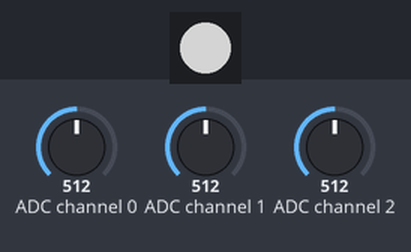
This program was run on a simulated Raspberry Pi (BCM pin numbers). Shown: 1 RGB LEDs in strip order, left to right. Inputs (shaded band) come from the test bench; at power-on: ADC channel 0 = 512, ADC channel 1 = 512, ADC channel 2 = 512 (analog values on the 0–1023 scale). Dim RGB values are drawn brighter than linear.

Above: at 1.2 s.
1.3 s: ADC channel 0 set to 268
At 2.1 s:
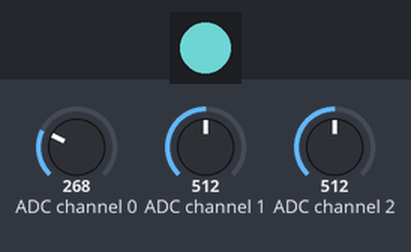
2.8 s: ADC channel 0 set to 236
At 3.2 s:
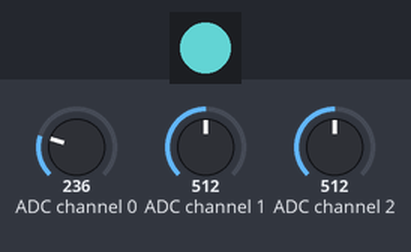
4.3 s: ADC channel 1 set to 262
At 5.5 s:
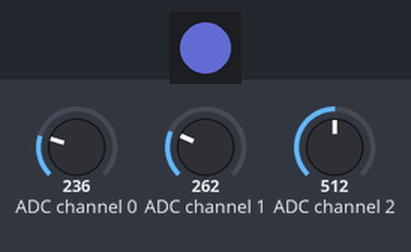
5.8 s: ADC channel 1 set to 236
At 6.7 s:
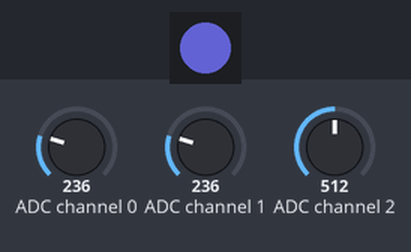
7.3 s: ADC channel 2 set to 489
At 7.9 s:
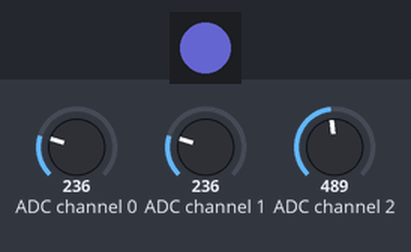
8.8 s: ADC channel 2 set to 459
At 10.2 s:
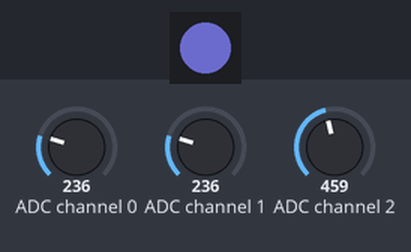
Timing chart, 0 to 11.3 s (numbered marks = the images above; inputs shaded):
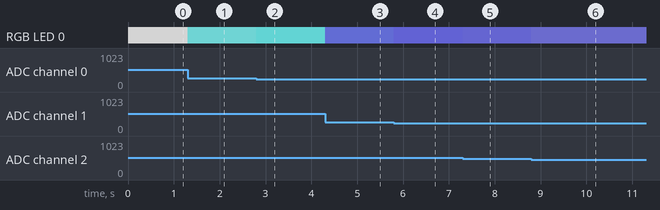

The program:

color_controlled_3potentiometer.py
```python
#!/usr/bin/python
"""
 Author :Dharmendra Kumar Yadav
 this code is used controll 3 led using 3 Potentiometer
"""
from gpiozero import RGBLED, MCP3008

led = RGBLED(red=2, green=3, blue=4)
red_pot = MCP3008(channel=0)
green_pot = MCP3008(channel=1)
blue_pot = MCP3008(channel=2)

while True:
    led.red = red_pot.value
    led.green = green_pot.value
    led.blue = blue_pot.value
```

Measured:
- after the input at 1.3 s, RGB LED 0: RGB(128, 128, 128) → RGB(67, 128, 128) at once
- after the input at 2.8 s, RGB LED 0: RGB(67, 128, 128) → RGB(59, 128, 128) at once
- after the input at 4.3 s, RGB LED 0: RGB(59, 128, 128) → RGB(59, 65, 128) at once
- after the input at 5.8 s, RGB LED 0: RGB(59, 65, 128) → RGB(59, 59, 128) at once
- after the input at 7.3 s, RGB LED 0: RGB(59, 59, 128) → RGB(59, 59, 122) at once
- after the input at 8.8 s, RGB LED 0: RGB(59, 59, 122) → RGB(59, 59, 114) at once
